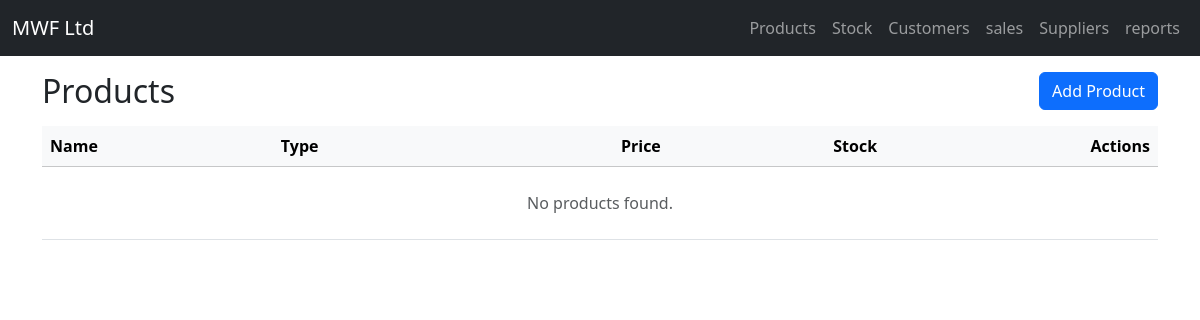
Before: /products/ with the older database file.
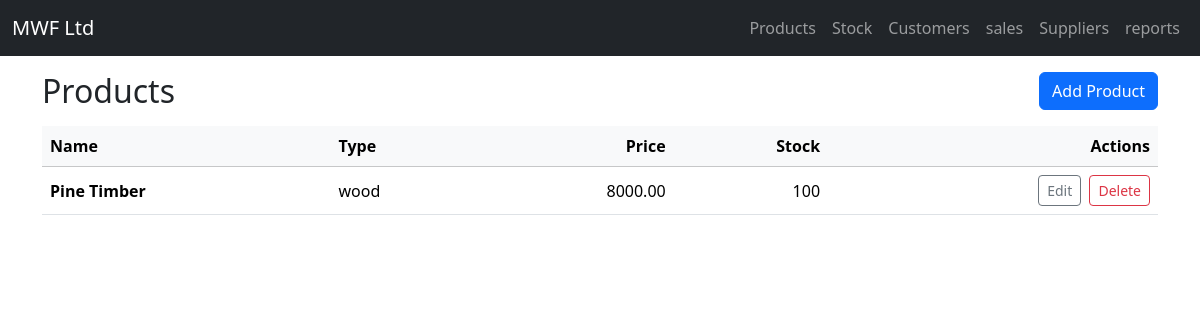
After: the same page with the newer database file.
### products/models.py (models this page shows, shortened)
class Product(models.Model):
    WOOD = 'wood'
    FURNITURE = 'furniture'
    PRODUCT_TYPE_CHOICES = [
        (WOOD, 'Wood'),
        (FURNITURE, 'Furniture'),
    ]
    name = models.CharField(max_length=100)
    type = models.CharField(max_length=20, choices=PRODUCT_TYPE_CHOICES)
    category = models.CharField(max_length=50)  # e.g., sofa, timber
    description = models.TextField(blank=True)
    color = models.CharField(max_length=30, blank=True, null=True)
    measurements = models.CharField(max_length=100, blank=True, null=True)
    quality = models.CharField(max_length=50)
    product_price = models.DecimalField(max_digits=10, decimal_places=2)
    cost_price = models.DecimalField(max_digits=10, decimal_places=2)
    current_stock = models.PositiveIntegerField(default=0)
    date_added = models.DateField(auto_now_add=True)

### products/views.py (the view)
# urls.py: path('', views.product_list, name='product_list'),
def product_list(request):
    products = Product.objects.all()
    return render(request, 'product_list.html', {'products': products})

### products/templates/product_list.html
{% extends 'base.html' %}
{% block content %}
<div class="d-flex align-items-center justify-content-between mb-3">
  <h2 class="mb-0">Products</h2>
  <a href="{% url 'add_product' %}" class="btn btn-primary">Add Product</a>
 </div>
<div class="table-responsive">
  <table class="table table-hover align-middle">
    <thead class="table-light">
      <tr>
        <th>Name</th>
        <th>Type</th>
        <th class="text-end">Price</th>
        <th class="text-end">Stock</th>
        <th class="text-end">Actions</th>
      </tr>
    </thead>
    <tbody>
    {% for product in products %}
      <tr>
        <td class="fw-semibold">{{ product.name }}</td>
        <td>{{ product.type }}</td>
        <td class="text-end">{{ product.product_price }}</td>
        <td class="text-end">{{ product.current_stock }}</td>
        <td class="text-end">
          <a href="{% url 'edit_product' product.pk %}" class="btn btn-sm btn-outline-secondary me-1">Edit</a>
          <a href="{% url 'delete_product' product.pk %}" class="btn btn-sm btn-outline-danger">Delete</a>
        </td>
      </tr>
    {% empty %}
      <tr>
        <td colspan="5" class="text-center text-muted py-4">No products found.</td>
      </tr>
    {% endfor %}
    </tbody>
  </table>
</div>
{% endblock %}

Changed rows visible on the page:
added Product: name "Pine Timber", type "wood", product_price "8000.00", current_stock "100"
Other visible differences:
text no longer shown: "No products found."
